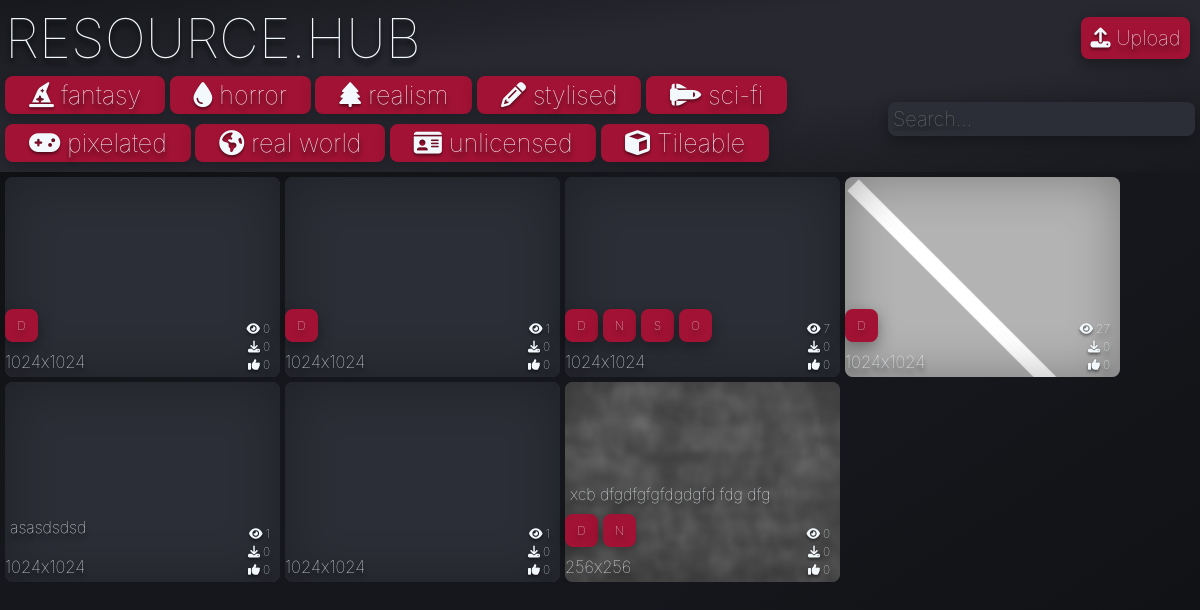
The page / on the database its author committed.
### tables this page shows
CREATE TABLE Tag (ID INTEGER PRIMARY KEY, name TEXT, icon TEXT);

CREATE TABLE asset (ID INTEGER PRIMARY KEY, name TEXT, description TEXT, views INTEGER, downloads INTEGER, likes INTEGER, resolution TEXT);

### app.py (the view)
@app.route('/')
def home():
    tags = query("SELECT name, icon FROM Tag")
    assets_data = query("SELECT id,name,COALESCE(views,0),COALESCE(downloads,0),COALESCE(likes,0),COALESCE(resolution,'Unknown') FROM asset")
    processed_assets = []
    for asset_row in assets_data:
        asset_info = []
        for item in asset_row:
            asset_info.append(item)
        processed_assets.append(asset_info)
    for asset in processed_assets:
        associated_tags = query(
            "SELECT name, icon FROM Tag WHERE ID IN \
            (SELECT Tag_ID FROM assetTags WHERE Model_ID = ?)",
            (asset[0],)
        )
        asset.append(associated_tags)
        available_types = []
        for suffix in ['d', 'n', 's', 'o']:
            file_path = os.path.join(app.config["UPLOAD_FOLDER"], f"{asset[0]}{suffix}.png")
            if os.path.exists(file_path):
                available_types.append(suffix)
        asset.append(available_types)
    return render_template('home.html', tags=tags, assets=processed_assets, show_navbar=True)

### app.py (called while the page is built)
def query(query, param=(), commit=False):
    with sqlite3.connect("database.db") as conn:
        cur = conn.cursor()
        cur.execute(query, param)
        if commit:
            conn.commit()
            return cur.lastrowid
        else:
            return cur.fetchall()

### templates/home.html
{% extends "template.html" %}
{% block content %}
    <div class="body">
        {% for asset in assets %}
        <a href="/asset/{{asset[0]}}" class="asset-link" data-asset-id="{{asset[0]}}" style="background-image: url('/static/images/{{asset[0]}}d.png')">
            <div class="asset" data-tags="{{ asset[6] | map(attribute=0) | join(',') }}">
                <div class="asset-bottom">
                    <div class="asset-info">
                        <p>{{ asset[1] }}</p>
                        <div class="img-types">
                            {% for type in asset[7] %}
                            <div class="button img-type-btn" data-type="{{type}}" data-asset-id="{{asset[0]}}">{{type.upper()}}</div>
                            {% endfor %}
                        </div>
                        <div class="resolution">
                            <small>{{ asset[5] }}</small>
                        </div>
                    </div>
                    <div class="asset-stats">
                        <div><i class="fa-solid fa-eye"></i> {{ asset[2] }}</div>
                        <div><i class="fa-solid fa-download"></i> {{ asset[3] }}</div>
                        <div><i class="fa-solid fa-thumbs-up"></i> {{ asset[4] }}</div>
                    </div>
                </div>
            </div>
        </a>
        {% endfor %}
    </div>
{% endblock %}

### templates/template.html (shortened to what this page needs)
<html lang="en">
    <head>
        <link rel="stylesheet" href="/static/style.css">
        <link rel="stylesheet" href="https://cdnjs.cloudflare.com/ajax/libs/font-awesome/6.4.0/css/all.min.css" />
    </head>
    <body>
        <div class="header">
            <div class="title-container">
                <a class="header-link" href="/">RESOURCE.HUB</a>
                <a class="button" href="/upload" ><i class="fa-solid fa-upload"></i> Upload</a>
            </div>
            {% if show_navbar %}
            <div class="navbar">
                <div id="tag-buttons">
                    {% for tag in tags %}
                    <button class="tag-button" data-tag="{{ tag[0] }}"><i class="{{tag[1]}}" ></i> {{ tag[0] }}</button>
                    {% endfor %}
                </div>
                <input class="search" type="text" name="name" placeholder="Search...">
            </div>
            {% endif %}
        </div>
        {% block content %}
        {% endblock %}
    </body>
</html>

### static/style.css (style rules this page uses)
:root { --primary-color: #18191F; --secondary-color: #2C2E37; --accent-color: #a21234; --primary-font-color: #F2F8FB; --secondary-font-color: #18191F; --shadow-color: black; --font-family: 'inter', sans-serif; --border-radius: 8px; --margin: 5px; --padding: 5px; --small-font-size: 16px; --medium-font-size: 20px; --large-font-size: 55px; }
* { font-family: var(--font-family); font-weight: 100; text-decoration: none; text-shadow: 0 5px 5px rgba(0, 0, 0, 1); color: var(--primary-font-color); }
body { background-image: linear-gradient(to right bottom, #0d0e11, #101114, #121317, #141519, #16171c, #16171c, #16171c, #16171c, #141519, #121317, #101114, #0d0e11); margin: 0px; }
input { background-color: var(--primary-color); border-style: none; font-size: var(--medium-font-size); border-radius: var(--border-radius); padding: var(--padding); }
.body { margin: var(--margin); display: flex; flex-wrap: wrap; gap: var(--margin); justify-content: flex-start; }
.asset { display: flex; flex-direction: column; font-size: var(--medium-font-size); color: var(--primary-font-color); border-radius: var(--border-radius); text-align: left; transition: all 0.3s ease; width: 275px; height: 200px; background-size: cover; justify-content: flex-end; position: relative; }
.asset-bottom { display: flex; justify-content: space-between; align-items: flex-end; margin-bottom: 5px; }
.asset-info { display: flex; flex-direction: column; gap: 5px; }
.asset-stats { display: flex; flex-direction: column; gap: 3px; font-size: 12px; text-align: right; margin-right: 10px; }
.asset-stats div { display: flex; align-items: center; justify-content: flex-end; gap: 3px; }
.asset::before { content: ''; position: absolute; top: 0; left: 0; right: 0; bottom: 0; background-color: var(--secondary-color); border-radius: var(--border-radius); z-index: -1; }
.asset-link { background-color: var(--secondary-color) !important; box-shadow: inset 0 0 50px rgba(0, 0, 0, 0.3); border-radius: var(--border-radius); }
.img-types { display: flex; gap: 5px; align-self: flex-start; margin-bottom: 5px; }
.img-types .button { width: 25px; height: 25px; margin: 0; padding: 0; display: flex; align-items: center; justify-content: center; font-size: 12px; cursor: pointer; transition: all 0.2s ease; }
.button { font-size: var(--medium-font-size); color: var(--primary-font-color); border: 4px solid var(--accent-color); border-radius: var(--border-radius); padding: var(--padding); margin: var(--margin); background-color: var(--accent-color); text-align: center; transition-duration: 0.3s; box-shadow: 0 5px 15px rgba(0, 0, 0, 0.35); }
.tag-button { font-size: 25px; color: var(--primary-font-color); border: 4px solid var(--accent-color); border-radius: var(--border-radius); padding: 0 20px; margin: 5px auto; background-color: var(--accent-color); text-align: center; transition-duration: 0.3s; box-shadow: 0 4px 15px rgba(0, 0, 0, 0.25); }
p { margin: 5px; font-size: var(--small-font-size); }
.navbar { display: grid; grid-template-columns: 6fr 1fr; text-align: left; }
.header { padding: var(--padding); background-image: linear-gradient(to right bottom, #17181d, #1b1c22, #1f2026, #23242b, #272830, #272830, #272830, #272830, #23242b, #1f2026, #1b1c22, #17181d); }
.navbar { text-align: left; align-items: center; }
.title-container { display: grid; grid-template-columns: 9fr 1fr; justify-content: center; align-items: center; }
.header-link { font-size: var(--large-font-size); }
i { text-shadow: 0 2px 3px rgba(0, 0, 0, 0.5); }
.search { background-color: var(--secondary-color); box-shadow: 0 5px 15px rgba(0, 0, 0, 0.35); }

### rows shown on the page
Tag: name "fantasy"
Tag: name "horror"
Tag: name "realism"
Tag: name "stylised"
Tag: name "sci-fi"
Tag: name "pixelated"
Tag: name "real world"
Tag: name "unlicensed"
Tag: name "Tileable"
asset: name "asasdsdsd", resolution "1024x1024", views "1", asset "0"
asset: shows a picture, name "xcb dfgdfgfgfdgdgfd fdg dfg", upper "D" "N", resolution "256x256", asset "0"

### other values the page prints
{{ type.upper() }} "D" "D" "D" "N" "S" "O" "D"
{{ asset[5] }} "1024x1024" "1024x1024" "1024x1024" "1024x1024" "1024x1024"
{{ asset[2] }} "0" "1" "7" "27" "1"
{{ asset[3] }} "0" "0" "0" "0" "0"
{{ asset[4] }} "0" "0" "0" "0" "0"
